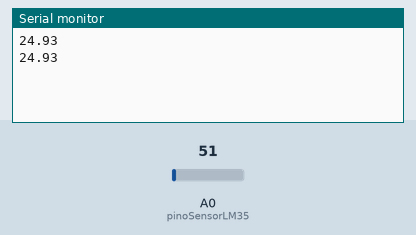
This sketch was run on a simulated Arduino Uno, built with avr-gcc and run on an emulated ATmega328P. On the bench: the last lines printed to the serial monitor. The inputs (shaded band) are chosen by the test bench; at power-on: A0 (pinoSensorLM35) = 51.

Above: at 1.8 s.
1.9 s: A0 (pinoSensorLM35) set to 61
At 2.8 s:
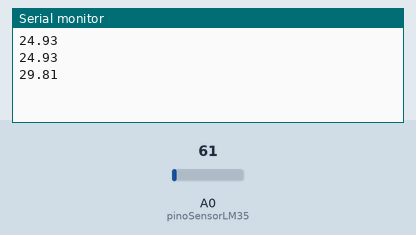
3.4 s: A0 (pinoSensorLM35) set to 71
At 4.7 s:
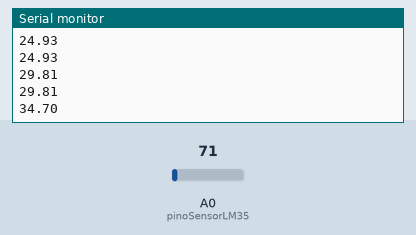
Timing chart, 0 to 6.4 s (numbered marks = the images above; inputs shaded):
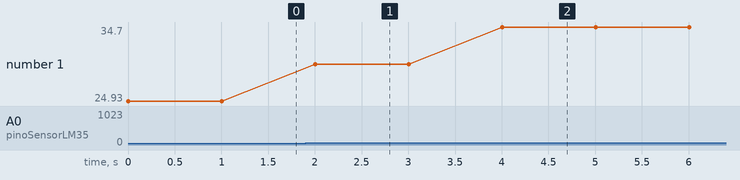

Measured:
- after the input at 1.9 s, the serial monitor: prints a new line after 0.10 s (image 1)
- after the input at 3.4 s, the serial monitor: prints a new line after 0.60 s (image 2)
- plotted number 1: 24.93 → 29.81 after the input at 1.9 s, 29.81 → 34.7 after the input at 3.4 s

The sketch:

codigoSensor.ino
```cpp
int pinoSensorLM35 = A0;// declarando o pino analogico do arduino
float temperatura; // declarando a variavel da temperatura
float max = 27;
float min = 20;

void setup() {
  Serial.begin(9600); // iniciação do arduino
}

void loop() { // código que ira se repetir
  temperatura = (float(analogRead(pinoSensorLM35)) * 5 / (1023)) / 0.01; // formula de conversão para Celsius
  //Serial.print("bananinha 123 temperatura: "); // mostrar texto na tela
  Serial.println(temperatura); // mostrar o valor de temperatura na tela
  delay(1000); // tempo entre cada leitura
}
```
